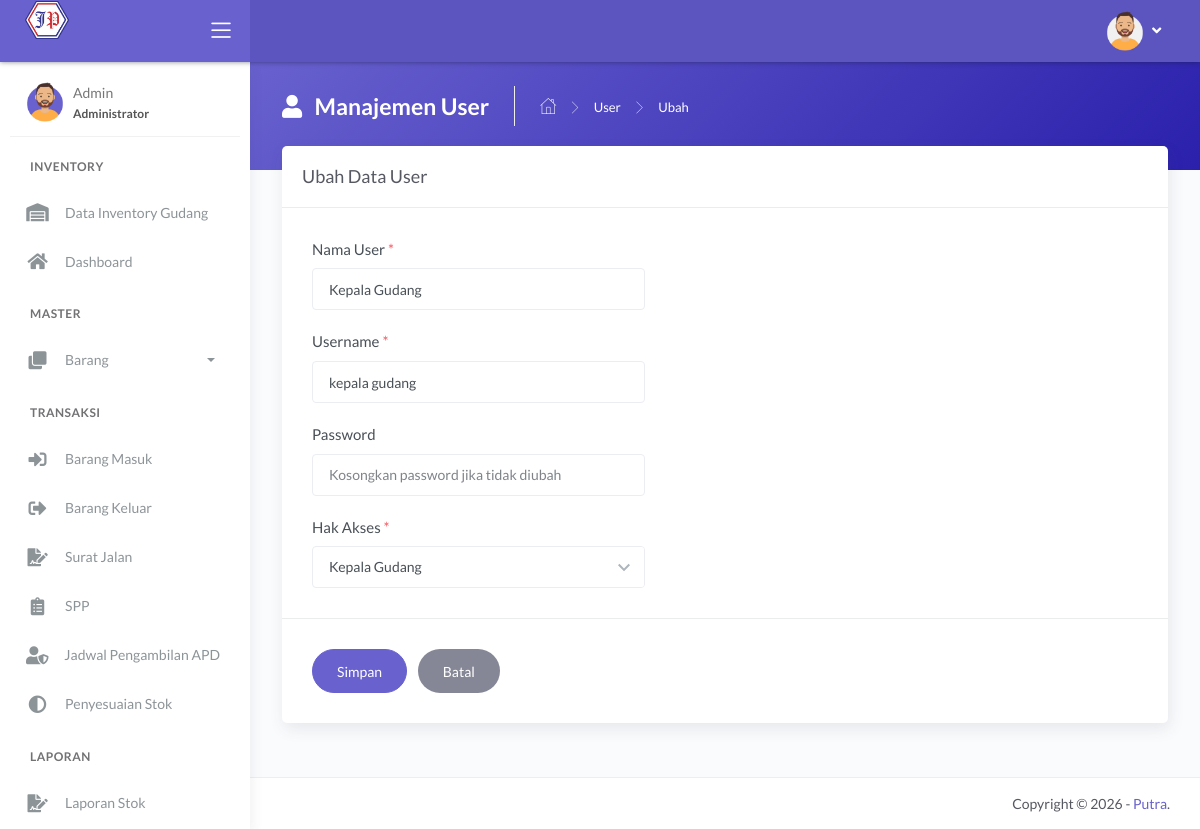
Screenshot of /main.php?module=form_ubah_user&id=3 (signed in) with the database file from the repository.
### tables this page shows
CREATE TABLE `tbl_user` (
  `id_user` int(11) NOT NULL AUTO_INCREMENT,
  `nama_user` varchar(30) NOT NULL,
  `username` varchar(30) NOT NULL,
  `password` varchar(255) NOT NULL,
  `hak_akses` enum('Administrator','Admin Gudang','Kepala Gudang') NOT NULL,
  PRIMARY KEY (`id_user`)
);

### modules/user/form_ubah.php (the view, shortened to what this page needs)
<?php
if (basename($_SERVER['PHP_SELF']) === basename(__FILE__)) {
  header('location: 404.html');
}
else {
  if (isset($_GET['id'])) {
    $id_user = $_GET['id'];
    $query = mysqli_query($mysqli, "SELECT id_user, nama_user, username, hak_akses FROM tbl_user WHERE id_user='$id_user'")
                                    or die('Ada kesalahan pada query tampil data : ' . mysqli_error($mysqli));
    $data = mysqli_fetch_assoc($query);
  }
?>
  <div class="panel-header bg-secondary-gradient">
    <div class="page-inner py-4">
      <div class="page-header text-white">
        <h4 class="page-title text-white"><i class="fas fa-user mr-2"></i> Manajemen User</h4>
        <ul class="breadcrumbs">
          <li class="nav-home"><a href="?module=dashboard"><i class="flaticon-home text-white"></i></a></li>
          <li class="separator"><i class="flaticon-right-arrow"></i></li>
          <li class="nav-item"><a href="?module=user" class="text-white">User</a></li>
          <li class="separator"><i class="flaticon-right-arrow"></i></li>
          <li class="nav-item"><a>Ubah</a></li>
        </ul>
      </div>
    </div>
  </div>
  <div class="page-inner mt--5">
    <div class="card">
      <div class="card-header">
        <div class="card-title">Ubah Data User</div>
      </div>
      <form action="modules/user/proses_ubah.php" method="post" class="needs-validation" novalidate>
        <div class="card-body">
          <div class="form-group col-lg-5">
            <label>Nama User <span class="text-danger">*</span></label>
            <input type="text" name="nama_user" class="form-control" autocomplete="off" value="<?php echo $data['nama_user']; ?>" required>
          </div>
          <div class="form-group col-lg-5">
            <label>Username <span class="text-danger">*</span></label>
            <input type="text" name="username" class="form-control" autocomplete="off" value="<?php echo $data['username']; ?>" required>
          </div>
          <div class="form-group col-lg-5">
            <label>Password</label>
            <input type="password" name="password" class="form-control" placeholder="Kosongkan password jika tidak diubah" autocomplete="off">
          </div>
          <div class="form-group col-lg-5">
            <label>Hak Akses <span class="text-danger">*</span></label>
            <select name="hak_akses" class="form-control chosen-select" autocomplete="off" required>
              <option value="<?php echo $data['hak_akses']; ?>"><?php echo $data['hak_akses']; ?></option>
            </select>
          </div>
        </div>
        <div class="card-action">
          <input type="submit" name="simpan" value="Simpan" class="btn btn-secondary btn-round pl-4 pr-4 mr-2">
          <a href="?module=user" class="btn btn-default btn-round pl-4 pr-4">Batal</a>
        </div>
      </form>
    </div>
  </div>
<?php } ?>

### rows the page displays
tbl_user: nama_user "Kepala Gudang", username "kepala gudang", hak_akses "Kepala Gudang"

### other values shown
$_SESSION['nama_user'] "Admin"
$_SESSION['hak_akses'] "Administrator"
